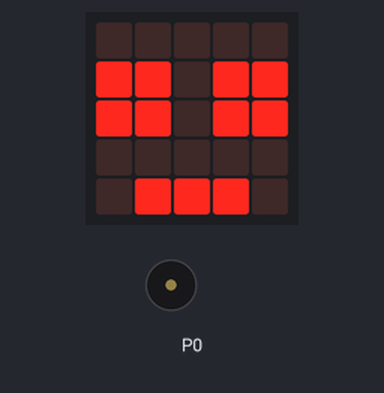
Simulated run of this program. Board: BBC micro:bit (MakeCode). Shown: the board's 5×5 LED display, buzzer (waves = sounding). The 48×5 strip is a reading aid, not a part: it shows the text the display is scrolling, unrolled, one strip-width of it at a time.

Above: at 0.2 s.
At 6.8 s:
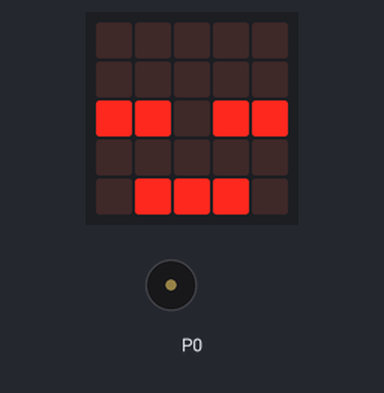
At 12.8 s:
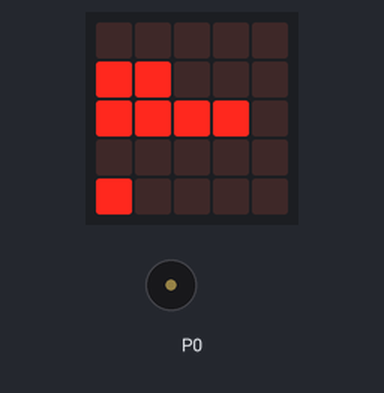
At 38.6 s:
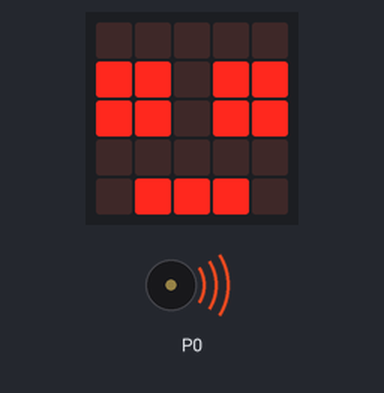
Timing chart, 0 to 40.0 s (numbered marks = the images above):
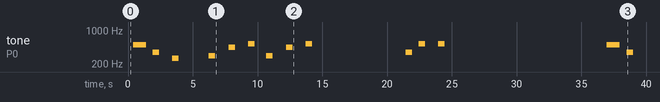

Measured:
- by itself, tone on P0: plays 494 Hz for 1.0 s, 349 Hz for 0.50 s, 262 Hz for 0.50 s, 294 Hz for 0.50 s, 440 Hz for 0.50 s, 523 Hz for 0.50 s … (14 notes in this stretch)
- what the display in image 1 shows lasts 4.5 s, from 5.3 s to 9.8 s

The program:

main.ts
```typescript
basic.forever(function () {
    basic.showLeds(`
        . . . . .
        # # . # #
        # # . # #
        . . . . .
        . # # # .
        `)
    music.play(music.stringPlayable("B B - F - - C - ", 120), music.PlaybackMode.UntilDone)
    music.rest(music.beat(BeatFraction.Whole))
    basic.showLeds(`
        . . . . .
        . # # . #
        . # # . #
        . . . . .
        . . . # .
        `)
    basic.showLeds(`
        . . . . .
        . . . . .
        # # . # #
        . . . . .
        . # # # .
        `)
    music.play(music.stringPlayable("- D - - A - - C5 ", 120), music.PlaybackMode.UntilDone)
    basic.showLeds(`
        . . . . .
        # # . . .
        # # # # .
        . . . . .
        # . . . .
        `)
    music.play(music.stringPlayable("- D - - A - - C5 ", 120), music.PlaybackMode.UntilDone)
    basic.showLeds(`
        # # # # .
        # # # # .
        . . . . .
        # # # . .
        # # # . .
        `)
    basic.showString("Hello!")
    music.play(music.stringPlayable("- F - C5 - - C5 - ", 120), music.PlaybackMode.UntilDone)
    basic.showLeds(`
        . . # . .
        . # # . .
        # # # # .
        # # # # .
        # # # # .
        `)
    basic.showString("HOW ARE YOU")
    basic.showLeds(`
        . . . . .
        . # . # .
        # . . . #
        . # # # .
        . . . . .
        `)
})
```

test.ts
```typescript
// здесь помещаются тесты; они не будут скомпилированы, пока пакет используется в качестве расширения.
```
